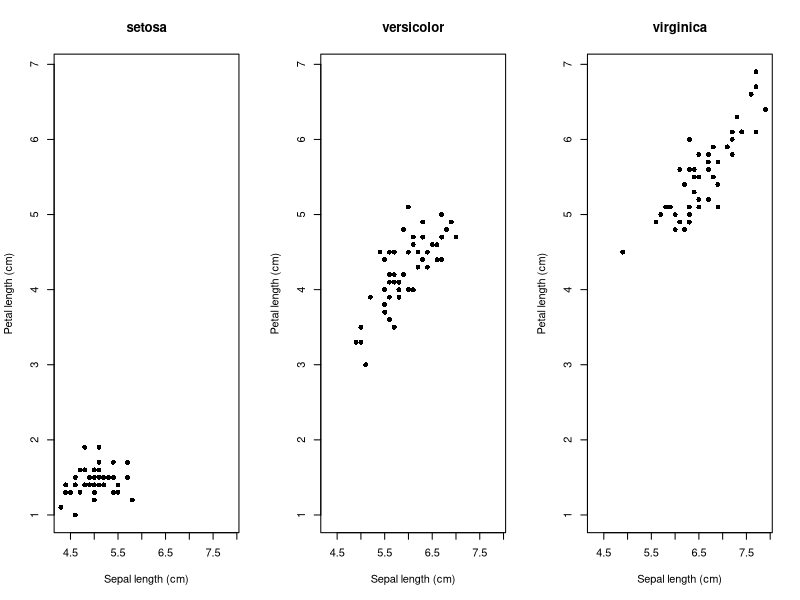
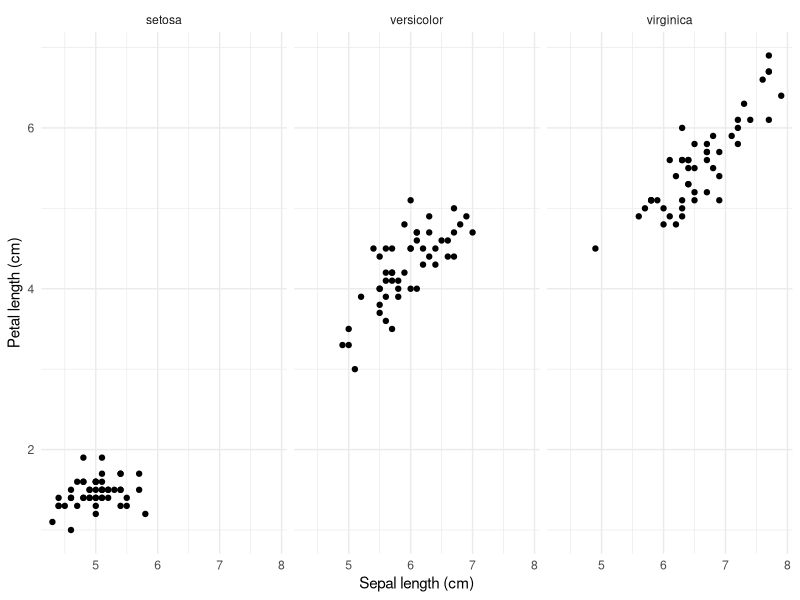
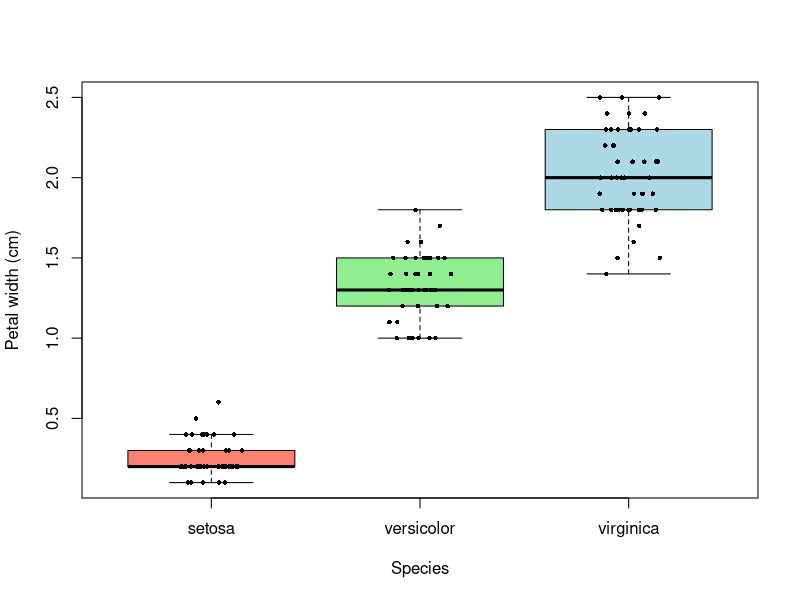
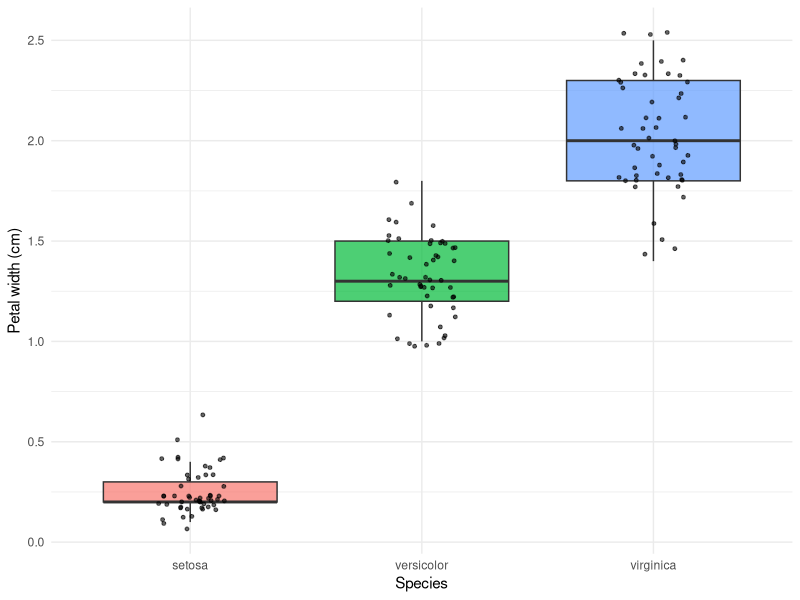

These figures' R source, in order:
## ---- chunk 1
# Global chunk options: every figure is written to figures/ in PNG and PDF.
# File names follow the pattern <fig.path><chunk-label>-<n>.<ext>
knitr::opts_chunk$set(
  echo       = TRUE,
  message    = FALSE,
  warning    = FALSE,
  fig.path   = "figures/",
  dev        = c("png", "pdf"),
  dpi        = 300,
  fig.width  = 7,
  fig.height = 5,
  fig.align  = "center"
)
## ---- chunk 2
library(ggplot2)
library(dplyr)

data(iris)
str(iris)
head(iris)
## ---- chunk 3
# Split the data by species
setosa     <- iris[iris$Species == "setosa", ]
versicolor <- iris[iris$Species == "versicolor", ]
virginica  <- iris[iris$Species == "virginica", ]

# Build the summary table, one column per statistic
stats <- data.frame(
  Species      = c("setosa", "versicolor", "virginica"),
  n            = c(nrow(setosa), nrow(versicolor), nrow(virginica)),
  mean_sepal_L = c(mean(setosa$Sepal.Length), mean(versicolor$Sepal.Length), mean(virginica$Sepal.Length)),
  sd_sepal_L   = c(sd(setosa$Sepal.Length),   sd(versicolor$Sepal.Length),   sd(virginica$Sepal.Length)),
  mean_petal_L = c(mean(setosa$Petal.Length), mean(versicolor$Petal.Length), mean(virginica$Petal.Length)),
  sd_petal_L   = c(sd(setosa$Petal.Length),   sd(versicolor$Petal.Length),   sd(virginica$Petal.Length))
)

# Display the table
knitr::kable(stats, digits = 2)
## ---- chunk 4
# Same axis limits for the three panels (like facet_wrap does)
x_limits <- range(iris$Sepal.Length)
y_limits <- range(iris$Petal.Length)

# Split the plotting window into 1 row and 3 columns
par(mfrow = c(1, 3))

plot(setosa$Sepal.Length, setosa$Petal.Length,
     xlim = x_limits, ylim = y_limits,
     xlab = "Sepal length (cm)", ylab = "Petal length (cm)",
     main = "setosa", pch = 16)

plot(versicolor$Sepal.Length, versicolor$Petal.Length,
     xlim = x_limits, ylim = y_limits,
     xlab = "Sepal length (cm)", ylab = "Petal length (cm)",
     main = "versicolor", pch = 16)

plot(virginica$Sepal.Length, virginica$Petal.Length,
     xlim = x_limits, ylim = y_limits,
     xlab = "Sepal length (cm)", ylab = "Petal length (cm)",
     main = "virginica", pch = 16)

# Reset the plotting window to a single panel
par(mfrow = c(1, 1))
## ---- chunk 5
ggplot(iris, aes(Sepal.Length, Petal.Length)) +
  geom_point() +
  facet_wrap(~ Species, ncol = 3) +
  labs(x = "Sepal length (cm)", y = "Petal length (cm)") +
  theme_minimal()
## ---- chunk 6
# Boxplot: one box per species, outliers hidden (the points are added below)
boxplot(Petal.Width ~ Species, data = iris,
        col = c("salmon", "lightgreen", "lightblue"),
        ylab = "Petal width (cm)",
        outline = FALSE)

# Add the individual points with some horizontal jitter
stripchart(Petal.Width ~ Species, data = iris,
           vertical = TRUE, method = "jitter", jitter = 0.15,
           pch = 16, cex = 0.6, add = TRUE)
## ---- chunk 7
ggplot(iris, aes(Species, Petal.Width, fill = Species)) +
  geom_boxplot(alpha = 0.7, outlier.shape = NA) +
  geom_jitter(width = 0.15, size = 1, alpha = 0.6) +
  labs(y = "Petal width (cm)") +
  theme_minimal() +
  theme(legend.position = "none")
## ---- chunk 8
sessionInfo()
